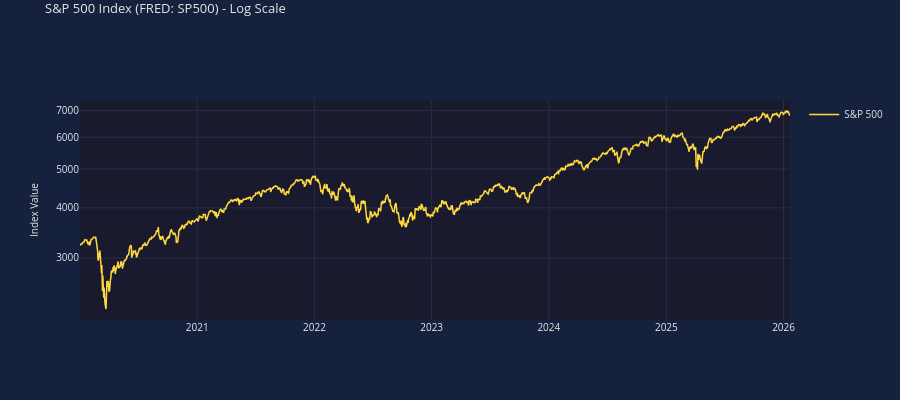

The code cell stored with this chart in its notebook:
### Markdown cell above
## 3. Logarithmic Scale Chart

Stock prices often look better on a log scale to show percentage changes more accurately.

### Code cell
# S&P 500 on log scale - perfect for showing long-term growth
chart = econcharts(num_rows=1, height=400)
chart.add_line(row=1, x=sp500_dates, y=sp500_values, name='S&P 500', color='gold')
chart.set_yaxis(row=1, title='Index Value', scale_type='log')
chart.set_title('S&P 500 Index (FRED: SP500) - Log Scale')
chart.enable_unified_spikeline()
chart.show()

### Figure 1 — Plotly figure (JSON) as saved in the notebook; plotly's stock layout.template omitted (floating-point values rounded to 4 significant figures; data arrays with more than 128 entries replaced by an {"elided": "..."} marker saying what was removed)
{"data": [{"line": {"color": "#ffd93d", "width": 1.5}, "name": "S&P 500", "showlegend": true, "type": "scatter", "visible": true, "x": {"elided": "1521 str values"}, "xaxis": "x", "y": {"elided": "1521 float values"}, "yaxis": "y"}], "layout": {"font": {"color": "#e8e8e8", "size": 10}, "height": 400, "hoverlabel": {"bgcolor": "#16213e", "font": {"color": "#e8e8e8", "size": 11}}, "hovermode": "x unified", "paper_bgcolor": "#16213e", "plot_bgcolor": "#1a1a2e", "title": {"font": {"color": "#e8e8e8", "size": 13}, "text": "S&P 500 Index (FRED: SP500) - Log Scale", "y": 0.99, "yanchor": "top"}, "xaxis": {"anchor": "y", "domain": [0, 1], "gridcolor": "#2a2a4a", "showspikes": true, "spikecolor": "rgba(255, 255, 255, 0.5)", "spikedash": "dot", "spikemode": "across", "spikesnap": "cursor", "spikethickness": 1}, "yaxis": {"anchor": "x", "domain": [0, 1], "gridcolor": "#2a2a4a", "title": {"font": {"color": "#e8e8e8", "size": 10}, "text": "Index Value"}, "type": "log"}}}
